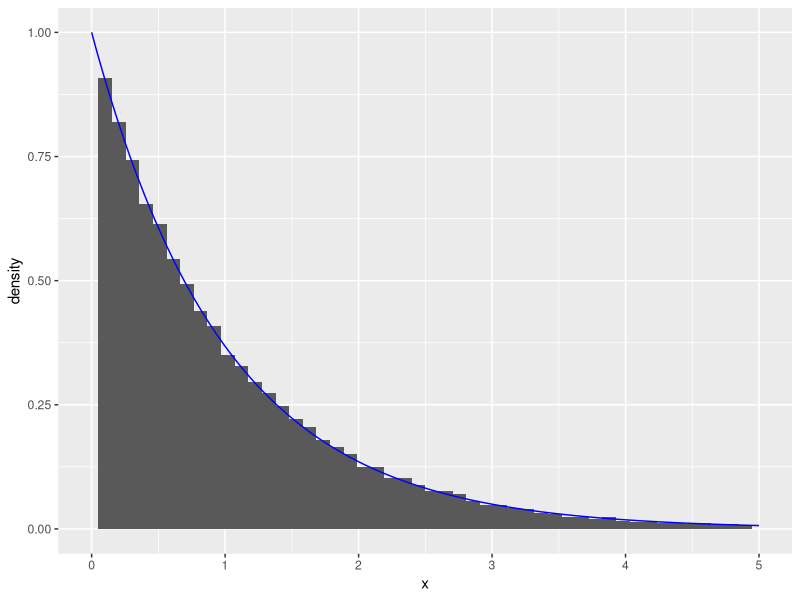
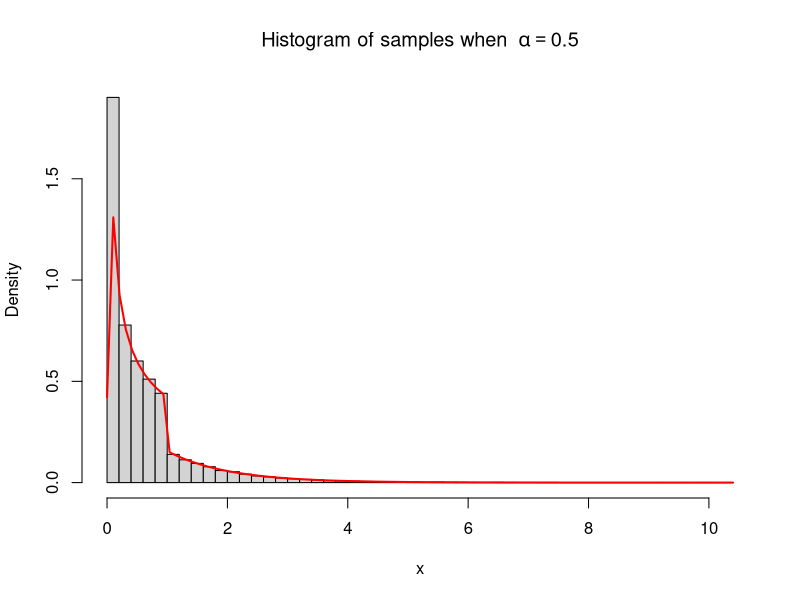
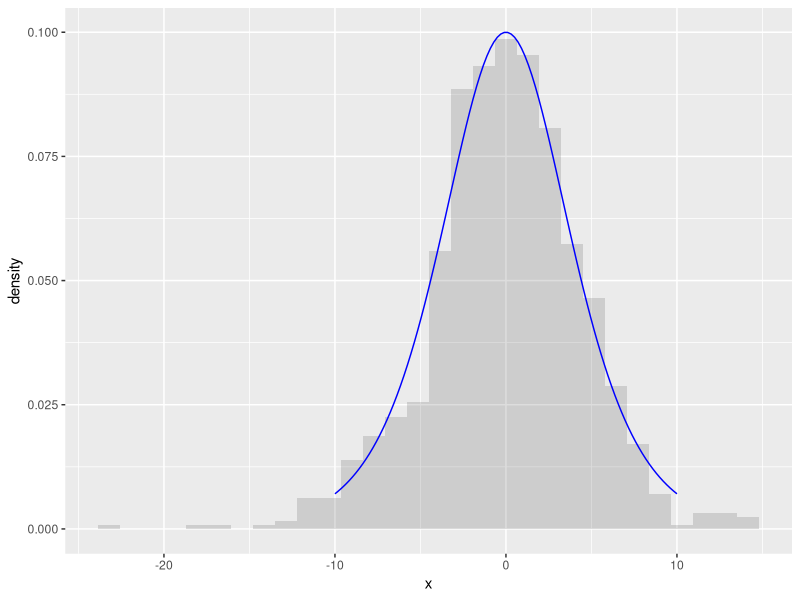
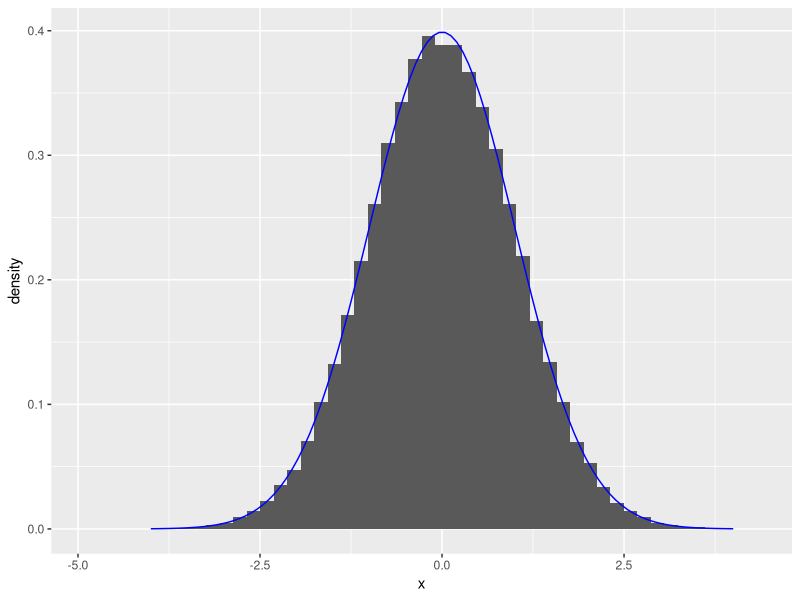
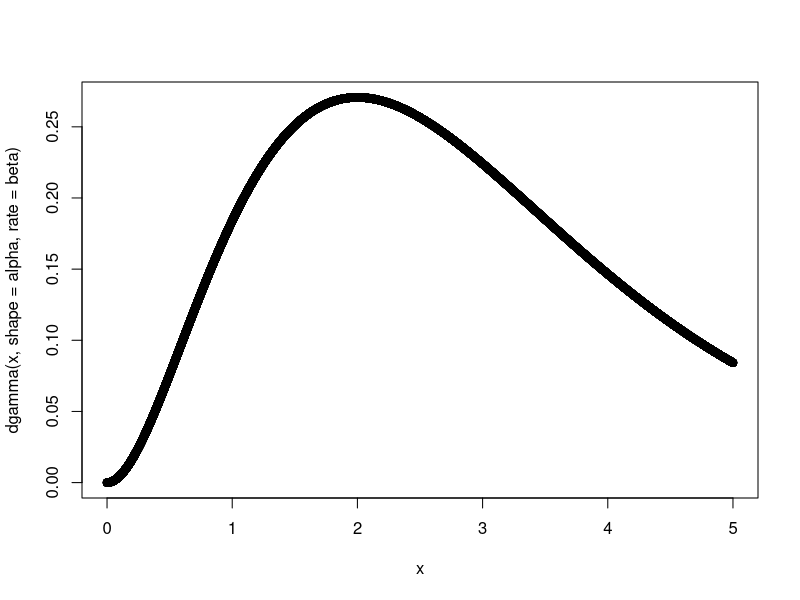
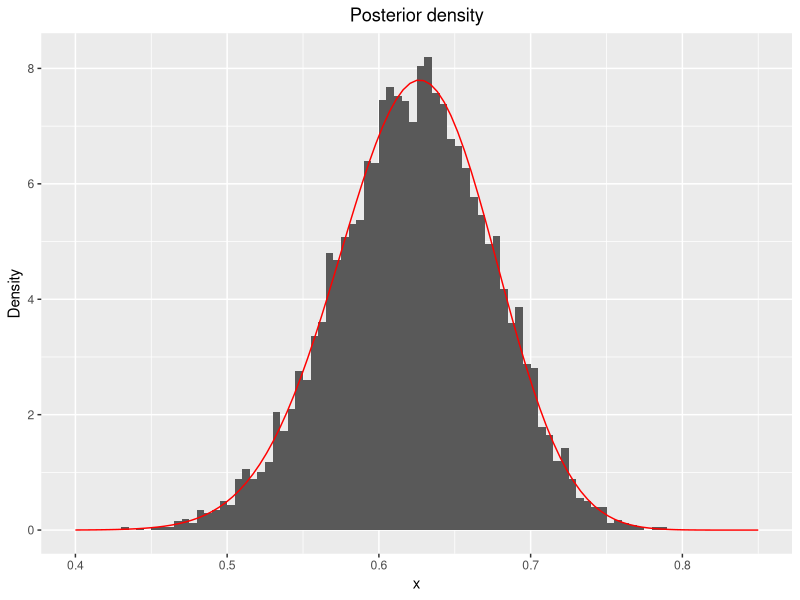

Write R code to recreate these figures, in order.
## ---- chunk 1
# n: number of samples to generate
# rate: the rate
# expdist returns a vector with generated random numbers from exponential distribution
expdist <- function(rate, n) {
   u <- runif(n)
   x <-  -log( (1/rate)*( 1 - u))/rate
   list = list(x, u)
   return(list)
}
n <- 60000
lambda <- 1
outval <- expdist(lambda, n)
x = outval[[1]]
y = outval[[2]]
library(ggplot2)
ggplot(data.frame(x=x))+geom_histogram(aes(x=x, y = ..density..), bins = 50)+geom_line(data = data.frame(x=x,y=dexp(x, rate = 1)), aes(x=x, y=y), color = "blue")+xlim(0,5)
## ---- chunk 2
# ca: normalizing constant
ca <- function(alpha) {
  return(exp(1)*alpha/(exp(1)+alpha))
}
# alpha: parameter alpha
# n: number of samples to generate
# dist1 returns a vector of random numbers from the distribution g
dist1 <- function(alpha, n) {
   u <- runif(n)
   L = u<ca(alpha)/alpha
   res = c(1:n)*0
   res[L] = (u[L]*alpha/ca(alpha))^(1/alpha)
   res[!L] = -log((1-u[!L])/ca(alpha))
   return(list(res,u))
}

g_test = function(alpha, x) {
  res = c(1:length(x))*0
  L = x<1&x>0
  res[L] = ca(alpha)*x[L]^(alpha-1)
  res[!L] = ca(alpha)*exp(-x[!L])
  return (res)
}

n <- 60000
alpha <- 0.5
outval1 <- dist1(alpha, n)
x <- outval1[[1]]
y <- outval1[[2]]

hist(x, breaks = 50, freq = FALSE, main = bquote("Histogram of samples when "~alpha == .(alpha)))
curve(g_test(alpha, x), col = "red", lwd = 2, add=TRUE)
## ---- chunk 3
# alpha: the parameter alpha
# n: number of samples to be generated
# dist3 gives a vector of random variables from the distribution in question 3b
dist3 <- function(alpha, n) {
   u <- runif(n)
   x <- 1/alpha*log(-u/(u-1))
   list = list(x, u)
   return(list)
}
# checkfunc3 gives values from the theoretical function that we want to check with
x <- seq(from = -10, to = 10, length.out = 100)
checkfunc3 <- function(alpha, x) {
  return(alpha*exp(alpha*x)/(1+exp(alpha*x))^2)
}

library(ggplot2) #May be removed
n <- 1000
alpha = 0.4
outval3 <- dist3(alpha, n)
ggplot(data.frame(x = outval3[[1]], y = outval3[[2]]))+
  geom_histogram(aes(x=x, y=..density..),alpha=0.2)+geom_line(data = data.frame(x=x,y=checkfunc3(alpha,x)), aes(x=x, y=y), color = "blue")

## ---- chunk 4
# n: number of samples to generate
# mynormal samples from box-muller algorithm
mynormal <- function(n) {
  u1=runif(n)
  u2=runif(n)
  return (sqrt(-2*log(u1))*sin(2*pi*u2))
}
n = 100000
mynormalout <- mynormal(n)
std_normal_data <- data.frame(x=mynormalout)
x <- seq(-4, 4, length=100)
ggplot(std_normal_data)+
  geom_histogram(aes(x=x, y=..density..),bins=50)+geom_line(data = data.frame(x=x,y=dnorm(x)), aes(x=x, y=y), color = "blue")
## ---- chunk 5
# mu: mean of the multivariate normal distribution
# sigma: covariance matrix of the multivariate normal distribution
dim = 2
mu <- c(1,2)
M=chol(matrix(c(2,1,1,3),dim,dim))
sigma <- t(M)%*%M
## ---- chunk 6
# y: matrix to store the realisations of the multivariate normal distribution
n = 100000
y = matrix(0, dim, n)
for (i in 1:n) {
   y[,i] = mu + t(M)%*%mynormal(dim)
}
# means: vector with the mean of the simulated values
means=numeric(dim)
for (i in 1:dim){
means[i]=mean(y[i,])
}
# covmatrix: matrix with the covariances of the simulated values
covmatrix = cov(t(y))
print("The chosen mean vector is: ")
print(mu)
print("The simulated mean vector is: ")
print(means)
print("The chosen covariance matrix is: ")
print(sigma)
print("The simulated covariance vector is: ")
print(covmatrix)
## ---- chunk 7
#TODO: Generate n independent samples from f
## ---- chunk 8
# TODO: Write an R function that generates a vector of n independent samples from f. Use the function
# to check how many tries the algorithm needs to generate n = 1000 realisations depending on
# the value of α ∈ (1, 2000]. Generate a plot with values of α on the x-axis and the number of
# tries used on the y-axis. Interpret the result.
# Caution: You need to implement the algorithm on log-scale, otherwise you will get NAs already
# for α around 30.
## ---- chunk 9
# TODO: Write an R function that generates a vector of n independent samples from a gamma distribution
#with parameters α and β. Note that the function should work for any values α > 0 and β > 0,

rate <- 1 
x <- seq(0, 5, by=0.0001)  
alpha =3
beta=1
plot(x,dgamma(x, shape=alpha, rate=beta))

## ---- chunk 10
# Delete this before the exercise is finished, only for help 
mynormal <- function(n) {
  u1=runif(n)
  u2=runif(n)
  return (sqrt(-2*log(u1))*sin(2*pi*u2))
}
## ---- chunk 11
# indicator_func return
indicator_func <- function(x) {
  return (x>4)
}

# monte_carlo estimates the probability and the variance
# n: number of samples to generate when estimating

monte_carlo <- function(n) {
  normal = mynormal(n)
  h = indicator_func(normal)
  theta_estimate = (1/n)*sum(h)
  variance_estimate = var(h)/(n-1)
  return(c(theta_estimate, variance_estimate))
}

n = 100000

monte_carlo_test <- monte_carlo(n)
# lower: lower limit of confidence interval
# upper: upper limit of confidence interval

lowermc <- monte_carlo_test[1] + qnorm(0.025)*sqrt(monte_carlo_test[2])

uppermc <- monte_carlo_test[1] + qnorm(0.975)*sqrt(monte_carlo_test[2])

cat("P(x>4): ", monte_carlo_test[1])
cat("Confidence interval: (", lowermc, ",", uppermc, ")")
cat("theta: (", lowermc, ",", uppermc, ")")
## ---- chunk 12
# importance_sampling estimates the probability via the density g
# n: number of samples to generate
importance_sampling <- function(n) {
  u = runif(n)
  x = sqrt(16-2*log(1-u))
  f = 1/sqrt(2*pi)*exp(-0.5*x^2)
  g = x*exp(-0.5*x^2+8)
  h = indicator_func(x)
  theta_estimate = (1/n)*sum(h*f/g)
  variance_estimate = (1/(n*(n-1)))*sum(h*f/g-theta_estimate)^2
  return(c(theta_estimate, variance_estimate))
}

n = 10^5
importance_test <- importance_sampling(n)

# lower: lower limit of confidence interval
# upper: upper limit of confidence interval
lowerim <- importance_test[1] + qnorm(0.025)*sqrt(importance_test[2])
upperim <- importance_test[1] + qnorm(0.975)*sqrt(importance_test[2])
cat ("P(X>4)= ", importance_test[1])
cat ("Confidence interval for theta with importance sampling ",  lowerim,  upperim)
cat ("Confidence interval for Monte Carlo integration ",  lowermc,  uppermc)
## ---- chunk 13
monte_carlo_test5 <- monte_carlo(10^5)
monte_carlo_test6 <- monte_carlo(10^6)
monte_carlo_test7 <- monte_carlo(10^7)

lowermc5 <- monte_carlo_test5[1] + qnorm(0.025)*sqrt(monte_carlo_test5[2])
uppermc5 <- monte_carlo_test5[1] + qnorm(0.975)*sqrt(monte_carlo_test5[2])
lowermc6 <- monte_carlo_test6[1] + qnorm(0.025)*sqrt(monte_carlo_test6[2])
uppermc6 <- monte_carlo_test6[1] + qnorm(0.975)*sqrt(monte_carlo_test6[2])
lowermc7 <- monte_carlo_test7[1] + qnorm(0.025)*sqrt(monte_carlo_test7[2])
uppermc7 <- monte_carlo_test5[1] + qnorm(0.975)*sqrt(monte_carlo_test7[2])

cat ("Monte carlo integration with n=10^5 has confidence interval  ", lowermc5, uppermc5 )
cat ("Monte carlo integration with n=10^6 has confidence interval  ", lowermc6, uppermc6 )
cat ("Monte carlo integration with n=10^7 has confidence interval  ", lowermc7, uppermc7 )
## ---- chunk 14
# antithet gives an estimate of the probability and the variance 
# n: number of sample pairs to generate
antithet <- function(n){
  u = runif(n)
  x1 = sqrt(16-2*log(u)) 
  x2 = sqrt(16-2*log(1-u))
  f1 = (1/sqrt(2*pi))*exp(-0.5*x1^2) 
  f2 = (1/sqrt(2*pi))*exp(-0.5*x2^2)
  g1 = x1*exp(-0.5*x1^2+8) 
  g2 = x2*exp(-0.5*x2^2+8)
  h1 = indicator_func(x1)
  h2 = indicator_func(x2)
  
  theta_estimate1 = (1/n)*sum(h1*f1/g1)
  theta_estimate2 = (1/n)*sum(h2*f2/g2)
  theta_estimate = (theta_estimate1+theta_estimate2)/2
  
  variance_estimate1 = (1/(n-1))*sum(h1*f1/g1-theta_estimate1)^2
  variance_estimate2 = (1/(n-1))*sum(h2*f2/g2-theta_estimate2)^2
  cov = (1/(n-1))*sum(h1*f1/g1-theta_estimate1)*sum(h2*f2/g2-theta_estimate2)
  variance_estimate = (1/(4*n))*(variance_estimate1+variance_estimate2+2*cov)
  
  return(c(theta_estimate, variance_estimate))
}
## ---- chunk 15
antithetic_test <- antithet(5*10^4)

loweranti <- antithetic_test[1] + qnorm(0.025)*sqrt(antithetic_test[2])

upperanti <- antithetic_test[1] + qnorm(0.975)*sqrt(antithetic_test[2])

cat("probability P(X>4) with anthetic variables is : ", antithetic_test)
cat("Confidence interval: ", loweranti, upperanti)

## ---- chunk 16
# f is the  posterior function to sample from, not normalized
# theta: parameter between 0 and 1, sampled from U(0,1)
# y: observed values
f <- function(theta, y) {
  return((2+theta)^y[1]*(1-theta)^(y[2]+y[3])*theta^y[4])
}
# f_normalized is the posterior function, normalized
f_normalized <- function(theta, y) {
  c = integrate(f,0,1,y)$value
  return(f(theta,y)/c)
}
# alpha finds the acceptance probability alpha
alpha <- function(theta, y) {
  c = optimize(f, interval = c(0,1), maximum = TRUE, y=y)$objective
  return(f(theta, y)/c)
}
# rejection_d samples from the posterior by rejection sampling
# n: number of samples to generate
rejection_d <- function(y, n) {
  out = 1:n
  g = function() {return(runif(1))}
  
  for (i in 1:n) {
    finished = 0
    while(finished==0) {
      u = runif(1)
      theta = g()
      alpha = alpha(theta, y)
      if(u <= alpha) {
        out[i] = theta
        finished = 1
      }
    }
  }
  return(out)
}
y = c(125,18,20,34)
n = 10000
library(ggplot2)
samples_d1 <- rejection_d(y, n)
x <- seq(0,1,0.001)
data_d1 <- data.frame("samples_d1"=samples_d1)
ggplot(data=data_d1, aes(data_d1$samples_d1)) +
geom_histogram(aes(y=..density..), breaks = seq(0, 1, by = 0.005)) +theme(plot.title = element_text(hjust = 0.5))+
xlim(c(0.4,0.85)) + labs(title="Posterior density", x="x", y="Density") +
stat_function(fun = f_normalized, args = list(y), color = "red")
